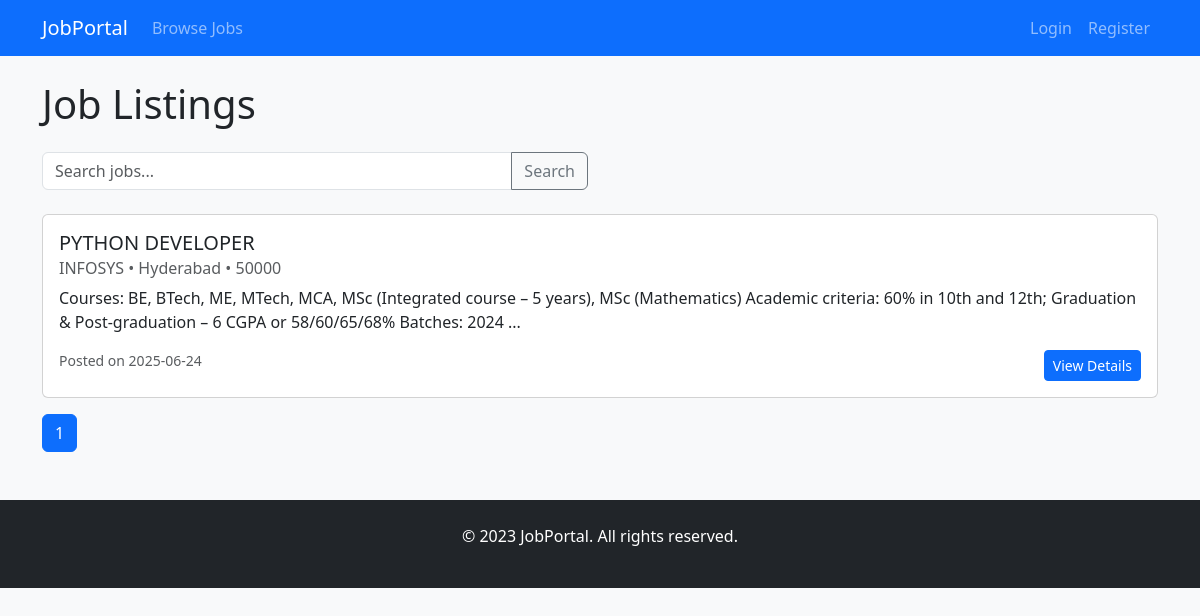
Page /jobs on the committed database.
### app/models.py (models this page shows)
class Job(db.Model):
    __tablename__ = 'jobs'
    id = db.Column(db.Integer, primary_key=True)
    title = db.Column(db.String(100), nullable=False)
    description = db.Column(db.Text, nullable=False)
    salary = db.Column(db.String(50))
    location = db.Column(db.String(100))
    company = db.Column(db.String(100))
    user_id = db.Column(db.Integer, db.ForeignKey('users.id'), nullable=False)
    date_posted = db.Column(db.DateTime, nullable=False, default=datetime.utcnow)
    applications = db.relationship('Application', back_populates='job', lazy=True)
    author = db.relationship('User', back_populates='jobs',
                           foreign_keys=[user_id])

### app/routes.py (the view)
@jobs.route('/jobs')
def job_list():
    page = request.args.get('page', 1, type=int)
    jobs = Job.query.order_by(Job.date_posted.desc()).paginate(page=page, per_page=5)
    return render_template('jobs/list.html', jobs=jobs)

### app/templates/jobs/list.html (shortened to what this page needs)
{% extends "base.html" %}
{% block content %}
<h1 class="mb-4">Job Listings</h1>
<div class="row mb-4">
    <div class="col-md-6">
        <form method="GET" action="{{ url_for('jobs.job_list') }}">
            <div class="input-group">
                <input type="text" class="form-control" placeholder="Search jobs..." name="q" value="{{ request.args.get('q', '') }}">
                <button class="btn btn-outline-secondary" type="submit">Search</button>
            </div>
        </form>
    </div>
</div>
{% for job in jobs.items %}
<div class="card job-card mb-3">
    <div class="card-body">
        <h5 class="card-title">{{ job.title }}</h5>
        <h6 class="card-subtitle mb-2 text-muted">{{ job.company }} • {{ job.location }} • {{ job.salary }}</h6>
        <p class="card-text">{{ job.description[:200] }}...</p>
        <div class="d-flex justify-content-between">
            <small class="text-muted">Posted on {{ job.date_posted.strftime('%Y-%m-%d') }}</small>
            <a href="{{ url_for('jobs.job_detail', job_id=job.id) }}" class="btn btn-sm btn-primary">View Details</a>
        </div>
    </div>
</div>
{% endfor %}
<nav aria-label="Page navigation">
    <ul class="pagination">
        {% for page_num in jobs.iter_pages(left_edge=1, right_edge=1, left_current=1, right_current=2) %}
            {% if page_num %}
                {% if jobs.page == page_num %}
                <li class="page-item active"><a class="page-link" href="{{ url_for('jobs.job_list', page=page_num) }}">{{ page_num }}</a></li>
                {% else %}
                <li class="page-item"><a class="page-link" href="{{ url_for('jobs.job_list', page=page_num) }}">{{ page_num }}</a></li>
                {% endif %}
            {% else %}
                <li class="page-item disabled"><span class="page-link">...</span></li>
            {% endif %}
        {% endfor %}
    </ul>
</nav>
{% endblock %}

### app/templates/base.html (shortened to what this page needs)
<!DOCTYPE html>
<html lang="en">
<head>
    <link href="https://cdn.jsdelivr.net/npm/bootstrap@5.3.0/dist/css/bootstrap.min.css" rel="stylesheet">
    <link rel="stylesheet" href="{{ url_for('static', filename='css/style.css') }}">
    <link href="https://cdnjs.cloudflare.com/ajax/libs/font-awesome/6.4.0/css/all.min.css" rel="stylesheet">
</head>
<body>
    <nav class="navbar navbar-expand-lg navbar-dark bg-primary">
        <div class="container">
            <a class="navbar-brand" href="{{ url_for('main.home') }}">JobPortal</a>
            <div class="collapse navbar-collapse" id="navbarNav">
                <ul class="navbar-nav me-auto">
                    <li class="nav-item">
                        <a class="nav-link" href="{{ url_for('jobs.job_list') }}">Browse Jobs</a>
                    </li>
                </ul>
                <ul class="navbar-nav">
                    {% if current_user.is_authenticated %}
                    <li class="nav-item">
                        <a class="nav-link" href="{{ url_for('dashboard.dashboard') }}">Dashboard</a>
                    </li>
                    <li class="nav-item">
                        <a class="nav-link" href="{{ url_for('auth.logout') }}">Logout</a>
                    </li>
                    {% else %}
                    <li class="nav-item">
                        <a class="nav-link" href="{{ url_for('auth.login') }}">Login</a>
                    </li>
                    <li class="nav-item">
                        <a class="nav-link" href="{{ url_for('auth.register') }}">Register</a>
                    </li>
                    {% endif %}
                </ul>
            </div>
        </div>
    </nav>
    <div class="container my-4">
        {% block content %}{% endblock %}
    </div>
    <footer class="bg-dark text-white py-4 mt-5">
        <div class="container text-center">
            <p>&copy; 2023 JobPortal. All rights reserved.</p>
        </div>
    </footer>
</body>
</html>

### app/static/css/style.css (style rules this page uses)
body { background-color: #f8f9fa; }
.job-card { transition: transform 0.2s; margin-bottom: 20px; }

### rows in the picture
Job: title "PYTHON DEVELOPER", company "INFOSYS", location "Hyderabad", salary "50000", description "Courses: BE, BTech, ME, MTech, MCA, MSc (Integrated course – 5 years), MSc (Mathematics) Academic criteria: 60% in 10th and 12th; Graduation & Post-graduation – 6 CGPA or 58/60/65/68% Batches: 2024", date_posted "2025-06-24"

### other values in the picture
{{ page_num }} "1"
